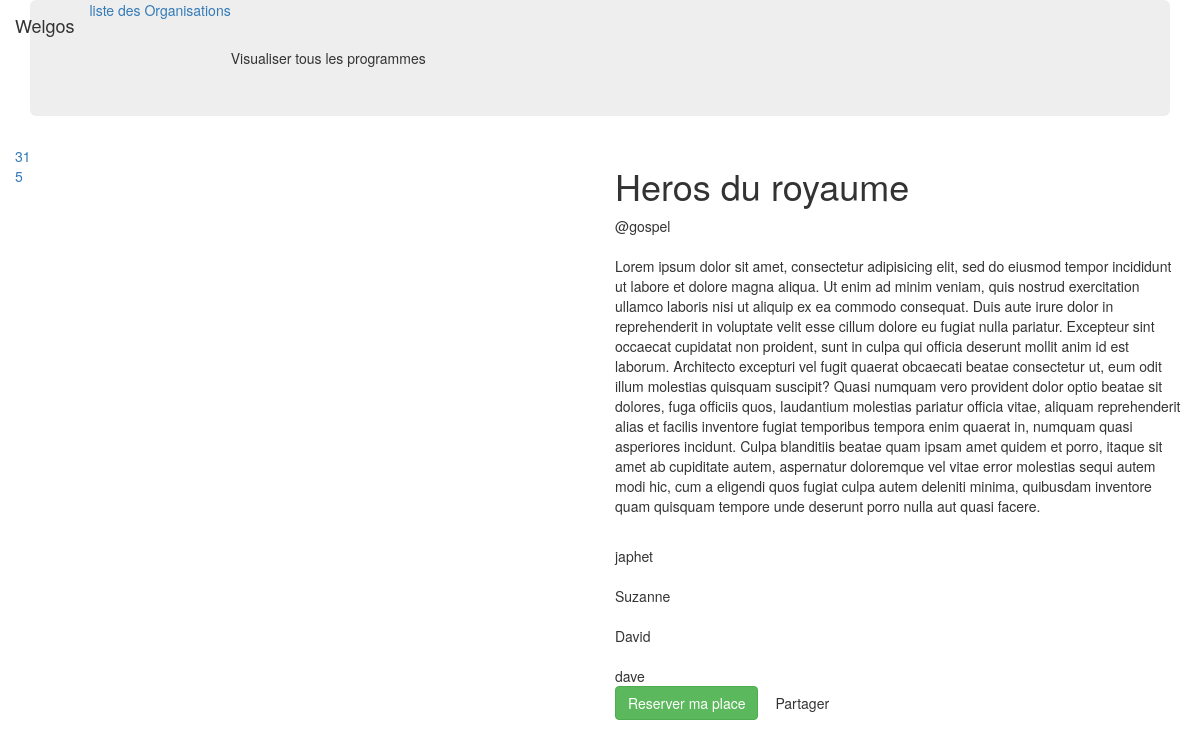
The page / on the database its author committed.
### agenda/models.py (models this page shows, shortened)
class Event(models.Model):
    organisateur = models.ForeignKey(Organisation, on_delete=models.CASCADE)
    theme = models.CharField(max_length=500, blank=True)
    lieu = models.CharField(max_length=100)
    horodage = models.DateTimeField()
    affiche_url = models.ImageField(upload_to='events/', blank=True)
    reservations = models.ManyToManyField(User, blank=True)

class Organisation(models.Model):
    user = models.OneToOneField(User, on_delete=models.CASCADE, default=1)
    info = models.TextField(blank=True)
    img_url = models.ImageField(upload_to='organisations/', blank=True)
    banner_url = models.ImageField(upload_to='organisations/banner/', blank=True)
    contact = models.CharField(max_length=25)
    siteweb = models.CharField(max_length=300, blank=True)
    facebook = models.CharField(max_length=300, blank=True)
    suiveur = models.ManyToManyField(User, blank=True, related_name='suiveur')

### agenda/views.py (the view)
# urls.py: path('',views.EventListView.as_view(), name='home'),
class EventListView(ListView):
    model = Event
    template_name = 'agenda/listeEvent.html'
    queryset = Event.objects.filter(horodage__gte=datetime.date.today())

### templates/agenda/listeEvent.html (shortened to what this page needs)
{% extends 'index.html' %}
{% block main %}
    {% include 'compose/bar.html' %}
    <main class="container">
    <div class="jumbotron">
        <div>
            <span class="display-2">Visualiser tous les programmes</span>
        </div>
    </div>
        <div class="row">
            {% for object in object_list %}
                <div class="event">
						<div class="row row-lg-eq-height">
							<div class="col-lg-6 event_col">
								<div class="event_image_container">
									<div class="date_container">
										<a href="#">
											<span class="date_content d-flex flex-column align-items-center justify-content-center">
												<div class="date_day">{{ object.horodage.day }}</div>
												<div class="date_month">{{ object.horodage.month }}</div>
											</span>
										</a>
									</div>
								</div>
							</div>
							<div class="col-lg-6 event_col">
								<div class="event_content">
									<div class="event_title font-weight-bold h1">{{ object.theme }}</div>
									<div class="event_location">@{{ object.organisateur.user }}</div>
                                    <br>
									<div class="event_text">
										<p>{% lorem 2 %}</p>
									</div>
									<div class="event_speakers">
										{% for ab in object.reservations.all %}
                                            <div class="event_speaker d-flex flex-row align-items-center justify-content-start">
											<div><div class="event_speaker_image"><img src="images/event_speaker_1.jpg" alt=""></div></div>
											<div class="event_speaker_content">
												<div class="event_speaker_name">{{ ab.username }}</div>
											</div>
										</div>
                                            {% endfor %}
									<div class="event_buttons">
										<div class="btn btn-success">Reserver ma place</div>
										<div class="btn btn-secondary">Partager</div>
									</div>
								</div>
							</div>
						</div>
					</div>
        {% endfor %}
        </div>
    </main>
{% endblock %}

### templates/index.html (shortened to what this page needs)
{% load static %}
<!DOCTYPE html>
<html lang="fr">
<head>
  <link rel="stylesheet" href="https://use.fontawesome.com/releases/v5.8.1/css/all.css">
  <link href="{% static 'styles/bootstrap4/bootstrap.min.css' %}" rel="stylesheet">
</head>
<body>
  {% block main %}{% endblock %}
</body>
</html>

### templates/compose/bar.html (shortened to what this page needs)
<div class="navbar-nav nav">
    <span class="navbar-brand">Welgos</span>
    <a href="{% url 'list-org' %}">liste des Organisations</a>
</div>

### rows shown on the page
Event: horodage.day "31", horodage.month "5", theme "Heros du royaume", organisateur.user "gospel", lorem "Lorem ipsum dolor sit amet, consectetur adipisicing elit, sed do eiusmod tempor incididunt ut labore et dolore magna aliqua. Ut enim ad minim veniam, quis nostrud exercitation ullamco laboris nisi ut aliquip ex ea commodo consequat. Duis aute irure dolor in reprehenderit in voluptate velit esse cillum dolore eu fugiat nulla pariatur. Excepteur sint occaecat cupidatat non proident, sunt in culpa qui officia deserunt mollit anim id est laborum. Architecto excepturi vel fugit quaerat obcaecati beatae consectetur ut, eum odit illum molestias quisquam suscipit? Quasi numquam vero provident dolor optio beatae sit dolores, fuga officiis quos, laudantium molestias pariatur officia vitae, aliquam…"

### other values the page prints
{{ ab.username }} "japhet"
{{ ab.username }} "Suzanne"
{{ ab.username }} "David"
{{ ab.username }} "dave"
